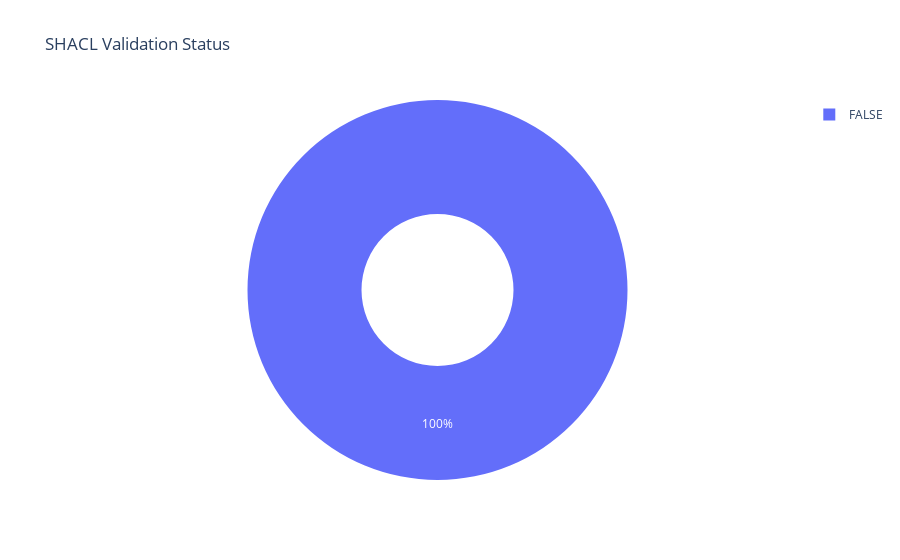

This figure's notebook cell:
### Code cell
fig = px.pie(dfc, values='Count', names='b',  title='SHACL Validation Status', hole = 0.4,)
fig.show()

### Figure 1 — Plotly figure (JSON) as saved in the notebook; plotly's stock layout.template omitted (floating-point values rounded to 4 significant figures)
{"data": [{"domain": {"x": [0.0, 1.0], "y": [0.0, 1.0]}, "hole": 0.4, "hovertemplate": "b=%{label}<br>Count=%{value}<extra></extra>", "labels": ["FALSE"], "legendgroup": "", "name": "", "showlegend": true, "values": [7131], "type": "pie"}], "layout": {"legend": {"tracegroupgap": 0}, "title": {"text": "SHACL Validation Status"}}}
